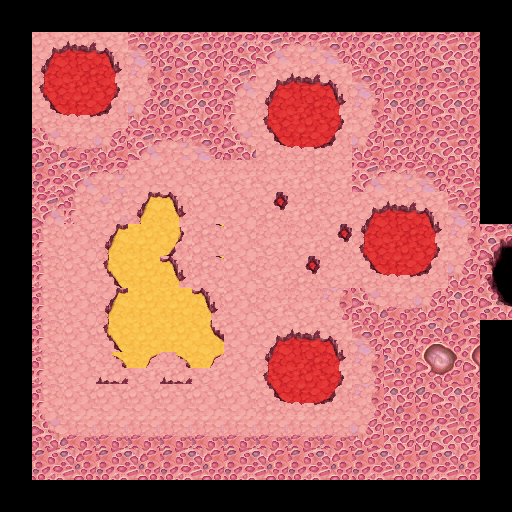

This is a level from a 2D game, rendered from its Tiled map with the project's own tilesets. A one-line summary and the map file follow, with tile-layer data summarised:
An orthogonal 16x16 tile map with 32x32 px tiles, 1 tile layer (Calque de Tile 1), 1 hidden layer not drawn, 3 tilesets.

<map version="1.0" tiledversion="1.1.2" orientation="orthogonal" renderorder="right-down" width="16" height="16" tilewidth="32" tileheight="32" infinite="0" nextobjectid="1">
 <tileset firstgid="1" source="tiles/flesh.tsx" />
 <tileset firstgid="749" name="Logic" tilewidth="32" tileheight="32" tilecount="25" columns="5">
  <image source="tiles/logic.png" width="160" height="160" />
 </tileset>
 <tileset firstgid="774" name="Black" tilewidth="32" tileheight="32" tilecount="3600" columns="80">
  <image source="tiles/Black.jpg" width="2560" height="1440" />
 </tileset>
 <layer name="Calque de Tile 1" width="16" height="16">
  <data>[256 cells, 256 non-empty, 50 distinct tile ids]</data>
 </layer>
 <layer name="Logic" width="16" height="16" visible="0">
  <data>[256 cells, 113 non-empty, 1 distinct tile ids]</data>
 </layer>
</map>
